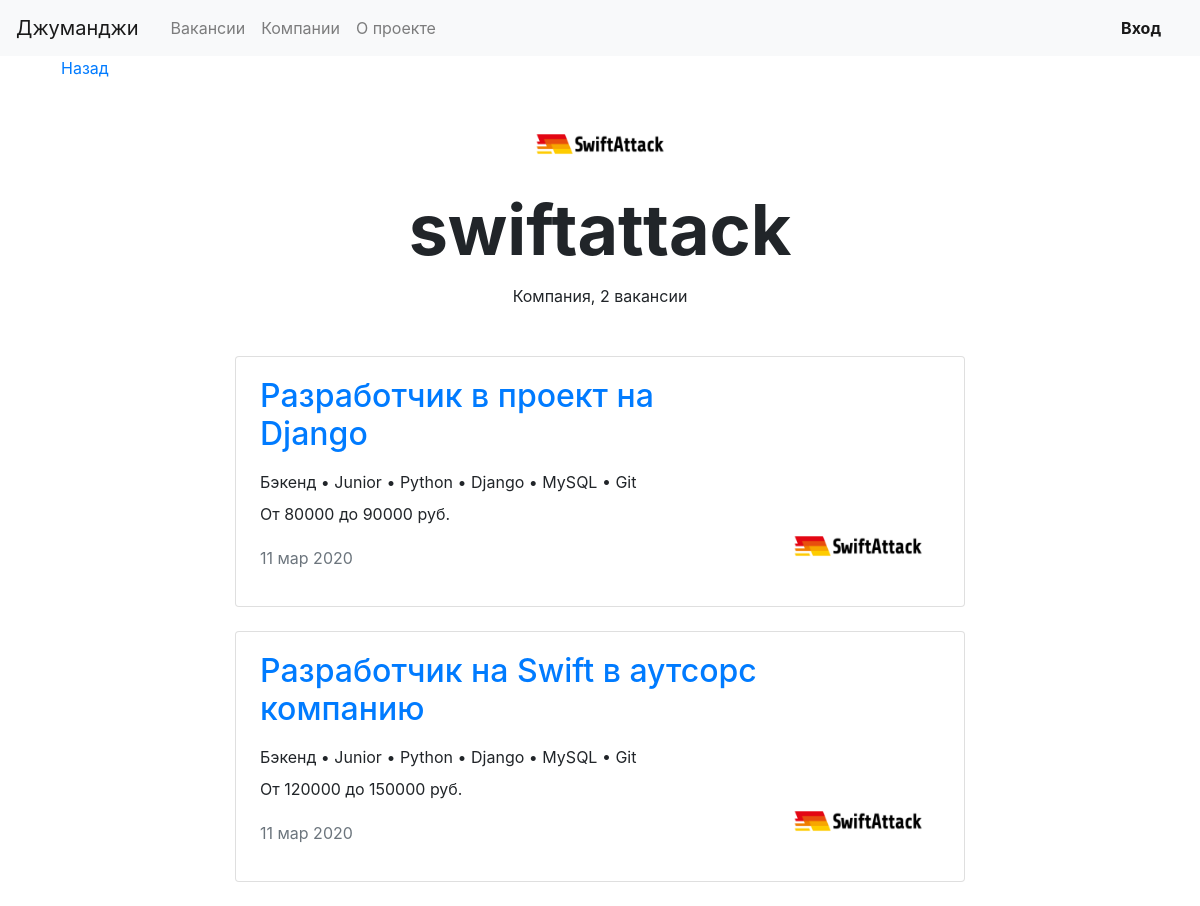
The page /companies/6/ on the database its author committed.
### vacancies/models.py (models this page shows, shortened)
class Company(models.Model):
    name = models.CharField(max_length=100)
    location = models.CharField(max_length=100)
    logo = models.CharField(max_length=255)
    description = models.TextField(max_length=200)
    employee_count = models.IntegerField()

class Vacancy(models.Model):
    title = models.CharField(max_length=100)
    specialty = models.ForeignKey(Specialty, on_delete=models.CASCADE, related_name="vacancies")
    company = models.ForeignKey(Company, on_delete=models.CASCADE, related_name="vacancies")
    skills = models.CharField(max_length=100)
    description = models.TextField(max_length=200)
    salary_min = models.DecimalField(decimal_places=2, max_digits=15)
    salary_max = models.DecimalField(decimal_places=2, max_digits=15)
    published_at = models.DateField(auto_now=True)

class Specialty(models.Model):
    code = models.SlugField(unique=True)
    title = models.CharField(max_length=100)
    picture = models.CharField(max_length=255)

### vacancies/views.py (the view)
# urls.py: path('companies/<int:company_id>/', CompanyView.as_view(), name='company_vacancies'),
class CompanyView(TemplateView):
    template_name = "vacancies/company.html"
    def get_context_data(self, company_id, **kwargs):
        context = super(CompanyView, self).get_context_data(**kwargs)
        if company_id is None:
            raise Http404
        company = Company.objects.get(id=company_id)
        vacancies = Vacancy.objects.filter(company_id=company_id)
        context['company'] = company
        context['vacancies'] = vacancies
        context['title_left'] = 'Компания'
        return context

### vacancies/context_processors.py (called while the page is built)
def common_data(request):
    return {
        "title": "Джуманджи",
    }

### vacancies/templatetags/my_extras.py (called while the page is built)
@register.simple_tag
def vacancy_by_number(number, show_number=True):
    s = "вакансий"
    remainder = number % 100
    if remainder not in range(5, 20):
        remainder %= 10
        if remainder in (2, 3, 4):
            s = "вакансии"
        elif remainder == 1:
            s = "вакансия"
    if show_number:
        s = str(number) + " " + s
    return s

### vacancies/templates/vacancies/company.html
{% extends "vacancies/base.html" %}
{% load static %}
{% load my_extras %}
{% block content %}
  <main class="container mt-3">
    <div class="navbar mt-5">
      <p><a href="#">Назад</a></p>
    </div>
    <section>
      <div class="text-center">
        <img src="{% static company.logo %}" width="130" height="80" alt="">
      </div>
      <h1 class="h1 text-center mx-auto mt-0 pt-1" style="font-size: 70px;"><strong>{{ company.name }}</strong></h1>
      <p class="text-center pt-1">Компания, {% vacancy_by_number vacancies|length %}</p>
      {% include 'vacancies/base_card_vacancy.html' %}
    </section>
  </main>
{% endblock content %}

### vacancies/templates/vacancies/base_card_vacancy.html
{% load static %}
<div class="row mt-5">
    <div class="col-12 col-lg-8 offset-lg-2 m-auto">
      {% for vacancy in vacancies %}
      <div class="card mb-4">
        <div class="card-body px-4">
          <div class="row">
            <div class="col-12 col-md-8 col-lg-9">
              <a href="{% url 'vacancy_info' vacancy.id %}">
              <h2 class="h2 pb-2">{{ vacancy.title }}</h2>
              </a>
              <p class="mb-2">{{ vacancy.specialty.title }} • Junior • Python • Django • MySQL • Git</p>
              <p>От {{ vacancy.salary_min|floatformat }} до {{ vacancy.salary_max|floatformat }} руб.</p>
              <p class="text-muted pt-1">{{ vacancy.published_at|date:"d b Y" }}</p>
            </div>
            <div class="col-12 col-md-4 col-lg-3 d-flex align-items-end">
              <a href="{% url 'company_vacancies' vacancy.company_id %}"><img src="{% static vacancy.company.logo %}" width="130" height="80" alt="{{ vacancy.company.name }}"></a>
            </div>
          </div>
        </div>
      </div>
      {% endfor %}
    </div>
</div>

### rows shown on the page
Company: logo (picture), name "swiftattack"
Vacancy: title "Разработчик в проект на Django", specialty "Бэкенд", salary_min "80000", salary_max "90000", published_at "11 мар 2020", company.logo (picture)
Vacancy: title "Разработчик на Swift в аутсорс компанию", specialty "Бэкенд", salary_min "120000", salary_max "150000", published_at "11 мар 2020", company.logo (picture)

### other values the page prints
{{ title }} "Джуманджи"
